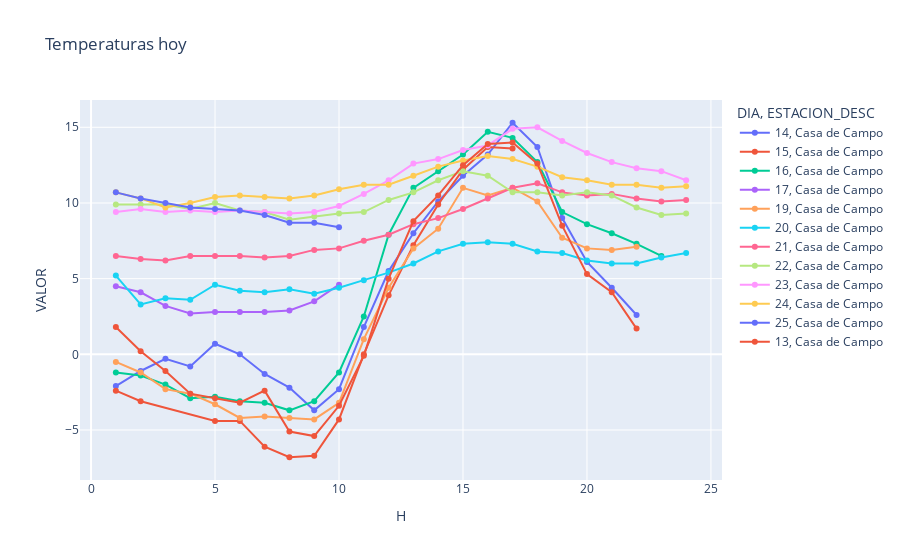

Write notebook code for a chart like this one.
### Code cell
import plotly.express as px

#df = result2.DataFrame()

fig = px.line(df, x="H", y="VALOR", color="DIA", symbol='ESTACION_DESC', title='Temperaturas hoy')
fig.show()

### Figure 1 — Plotly figure (JSON) as saved in the notebook; plotly's stock layout.template omitted (floating-point values rounded to 4 significant figures)
{"data": [{"hovertemplate": "DIA=14<br>ESTACION_DESC=Casa de Campo<br>H=%{x}<br>VALOR=%{y}<extra></extra>", "legendgroup": "14, Casa de Campo", "line": {"color": "#636efa", "dash": "solid"}, "marker": {"symbol": "circle"}, "mode": "lines+markers", "name": "14, Casa de Campo", "orientation": "v", "showlegend": true, "type": "scatter", "x": [1, 2, 3, 4, 5, 6, 7, 8, 9, 10, 11, 12, 13, 14, 15, 16, 17, 18, 19, 20, 21, 22], "xaxis": "x", "y": [-2.1, -1.1, -0.3, -0.8, 0.7, 0, -1.3, -2.2, -3.7, -2.3, 1.8, 5.5, 8, 10.1, 11.8, 13.2, 15.3, 13.7, 9, 6.1, 4.4, 2.6], "yaxis": "y"}, {"hovertemplate": "DIA=15<br>ESTACION_DESC=Casa de Campo<br>H=%{x}<br>VALOR=%{y}<extra></extra>", "legendgroup": "15, Casa de Campo", "line": {"color": "#EF553B", "dash": "solid"}, "marker": {"symbol": "circle"}, "mode": "lines+markers", "name": "15, Casa de Campo", "orientation": "v", "showlegend": true, "type": "scatter", "x": [1, 2, 5, 6, 7, 8, 9, 10, 11, 12, 13, 14, 15, 16, 17], "xaxis": "x", "y": [-2.4, -3.1, -4.4, -4.4, -6.1, -6.8, -6.7, -4.3, 0, 3.9, 7.2, 9.9, 12.2, 13.7, 13.6], "yaxis": "y"}, {"hovertemplate": "DIA=16<br>ESTACION_DESC=Casa de Campo<br>H=%{x}<br>VALOR=%{y}<extra></extra>", "legendgroup": "16, Casa de Campo", "line": {"color": "#00cc96", "dash": "solid"}, "marker": {"symbol": "circle"}, "mode": "lines+markers", "name": "16, Casa de Campo", "orientation": "v", "showlegend": true, "type": "scatter", "x": [1, 2, 3, 4, 5, 6, 7, 8, 9, 10, 11, 12, 13, 14, 15, 16, 17, 18, 19, 20, 21, 22, 23], "xaxis": "x", "y": [-1.2, -1.4, -2, -2.9, -2.8, -3.1, -3.2, -3.7, -3.1, -1.2, 2.5, 7.9, 11, 12.1, 13.2, 14.7, 14.3, 12.7, 9.4, 8.6, 8, 7.3, 6.5], "yaxis": "y"}, {"hovertemplate": "DIA=17<br>ESTACION_DESC=Casa de Campo<br>H=%{x}<br>VALOR=%{y}<extra></extra>", "legendgroup": "17, Casa de Campo", "line": {"color": "#ab63fa", "dash": "solid"}, "marker": {"symbol": "circle"}, "mode": "lines+markers", "name": "17, Casa de Campo", "orientation": "v", "showlegend": true, "type": "scatter", "x": [1, 2, 3, 4, 5, 6, 7, 8, 9, 10], "xaxis": "x", "y": [4.5, 4.1, 3.2, 2.7, 2.8, 2.8, 2.8, 2.9, 3.5, 4.6], "yaxis": "y"}, {"hovertemplate": "DIA=19<br>ESTACION_DESC=Casa de Campo<br>H=%{x}<br>VALOR=%{y}<extra></extra>", "legendgroup": "19, Casa de Campo", "line": {"color": "#FFA15A", "dash": "solid"}, "marker": {"symbol": "circle"}, "mode": "lines+markers", "name": "19, Casa de Campo", "orientation": "v", "showlegend": true, "type": "scatter", "x": [1, 2, 3, 4, 5, 6, 7, 8, 9, 10, 11, 12, 13, 14, 15, 16, 17, 18, 19, 20, 21, 22], "xaxis": "x", "y": [-0.5, -1.2, -2.3, -2.6, -3.3, -4.2, -4.1, -4.2, -4.3, -3.2, 1, 4.4, 7, 8.3, 11, 10.5, 11, 10.1, 7.7, 7, 6.9, 7.1], "yaxis": "y"}, {"hovertemplate": "DIA=20<br>ESTACION_DESC=Casa de Campo<br>H=%{x}<br>VALOR=%{y}<extra></extra>", "legendgroup": "20, Casa de Campo", "line": {"color": "#19d3f3", "dash": "solid"}, "marker": {"symbol": "circle"}, "mode": "lines+markers", "name": "20, Casa de Campo", "orientation": "v", "showlegend": true, "type": "scatter", "x": [1, 2, 3, 4, 5, 6, 7, 8, 9, 10, 11, 12, 13, 14, 15, 16, 17, 18, 19, 20, 21, 22, 23, 24], "xaxis": "x", "y": [5.2, 3.3, 3.7, 3.6, 4.6, 4.2, 4.1, 4.3, 4, 4.4, 4.9, 5.4, 6, 6.8, 7.3, 7.4, 7.3, 6.8, 6.7, 6.2, 6, 6, 6.4, 6.7], "yaxis": "y"}, {"hovertemplate": "DIA=21<br>ESTACION_DESC=Casa de Campo<br>H=%{x}<br>VALOR=%{y}<extra></extra>", "legendgroup": "21, Casa de Campo", "line": {"color": "#FF6692", "dash": "solid"}, "marker": {"symbol": "circle"}, "mode": "lines+markers", "name": "21, Casa de Campo", "orientation": "v", "showlegend": true, "type": "scatter", "x": [1, 2, 3, 4, 5, 6, 7, 8, 9, 10, 11, 12, 13, 14, 15, 16, 17, 18, 19, 20, 21, 22, 23, 24], "xaxis": "x", "y": [6.5, 6.3, 6.2, 6.5, 6.5, 6.5, 6.4, 6.5, 6.9, 7, 7.5, 7.9, 8.6, 9, 9.6, 10.3, 11, 11.3, 10.7, 10.5, 10.6, 10.3, 10.1, 10.2], "yaxis": "y"}, {"hovertemplate": "DIA=22<br>ESTACION_DESC=Casa de Campo<br>H=%{x}<br>VALOR=%{y}<extra></extra>", "legendgroup": "22, Casa de Campo", "line": {"color": "#B6E880", "dash": "solid"}, "marker": {"symbol": "circle"}, "mode": "lines+markers", "name": "22, Casa de Campo", "orientation": "v", "showlegend": true, "type": "scatter", "x": [1, 2, 3, 4, 5, 6, 7, 8, 9, 10, 11, 12, 13, 14, 15, 16, 17, 18, 19, 20, 21, 22, 23, 24], "xaxis": "x", "y": [9.9, 9.9, 9.9, 9.6, 10, 9.5, 9.4, 8.9, 9.1, 9.3, 9.4, 10.2, 10.7, 11.5, 12.1, 11.8, 10.7, 10.7, 10.5, 10.7, 10.5, 9.7, 9.2, 9.3], "yaxis": "y"}, {"hovertemplate": "DIA=23<br>ESTACION_DESC=Casa de Campo<br>H=%{x}<br>VALOR=%{y}<extra></extra>", "legendgroup": "23, Casa de Campo", "line": {"color": "#FF97FF", "dash": "solid"}, "marker": {"symbol": "circle"}, "mode": "lines+markers", "name": "23, Casa de Campo", "orientation": "v", "showlegend": true, "type": "scatter", "x": [1, 2, 3, 4, 5, 6, 7, 8, 9, 10, 11, 12, 13, 14, 15, 16, 17, 18, 19, 20, 21, 22, 23, 24], "xaxis": "x", "y": [9.4, 9.6, 9.4, 9.5, 9.4, 9.5, 9.4, 9.3, 9.4, 9.8, 10.6, 11.5, 12.6, 12.9, 13.5, 13.8, 14.9, 15, 14.1, 13.3, 12.7, 12.3, 12.1, 11.5], "yaxis": "y"}, {"hovertemplate": "DIA=24<br>ESTACION_DESC=Casa de Campo<br>H=%{x}<br>VALOR=%{y}<extra></extra>", "legendgroup": "24, Casa de Campo", "line": {"color": "#FECB52", "dash": "solid"}, "marker": {"symbol": "circle"}, "mode": "lines+markers", "name": "24, Casa de Campo", "orientation": "v", "showlegend": true, "type": "scatter", "x": [1, 2, 3, 4, 5, 6, 7, 8, 9, 10, 11, 12, 13, 14, 15, 16, 17, 18, 19, 20, 21, 22, 23, 24], "xaxis": "x", "y": [10.7, 10.3, 9.7, 10, 10.4, 10.5, 10.4, 10.3, 10.5, 10.9, 11.2, 11.2, 11.8, 12.4, 12.8, 13.1, 12.9, 12.4, 11.7, 11.5, 11.2, 11.2, 11, 11.1], "yaxis": "y"}, {"hovertemplate": "DIA=25<br>ESTACION_DESC=Casa de Campo<br>H=%{x}<br>VALOR=%{y}<extra></extra>", "legendgroup": "25, Casa de Campo", "line": {"color": "#636efa", "dash": "solid"}, "marker": {"symbol": "circle"}, "mode": "lines+markers", "name": "25, Casa de Campo", "orientation": "v", "showlegend": true, "type": "scatter", "x": [1, 2, 3, 4, 5, 6, 7, 8, 9, 10], "xaxis": "x", "y": [10.7, 10.3, 10, 9.7, 9.6, 9.5, 9.2, 8.7, 8.7, 8.4], "yaxis": "y"}, {"hovertemplate": "DIA=13<br>ESTACION_DESC=Casa de Campo<br>H=%{x}<br>VALOR=%{y}<extra></extra>", "legendgroup": "13, Casa de Campo", "line": {"color": "#EF553B", "dash": "solid"}, "marker": {"symbol": "circle"}, "mode": "lines+markers", "name": "13, Casa de Campo", "orientation": "v", "showlegend": true, "type": "scatter", "x": [1, 2, 3, 4, 5, 6, 7, 8, 9, 10, 11, 12, 13, 14, 15, 16, 17, 18, 19, 20, 21, 22], "xaxis": "x", "y": [1.8, 0.2, -1.1, -2.6, -2.9, -3.2, -2.4, -5.1, -5.4, -3.4, -0.1, 5, 8.8, 10.5, 12.5, 13.9, 14, 12.6, 8.5, 5.3, 4.1, 1.7], "yaxis": "y"}], "layout": {"legend": {"title": {"text": "DIA, ESTACION_DESC"}, "tracegroupgap": 0}, "title": {"text": "Temperaturas hoy"}, "xaxis": {"anchor": "y", "domain": [0, 1], "title": {"text": "H"}}, "yaxis": {"anchor": "x", "domain": [0, 1], "title": {"text": "VALOR"}}}}
